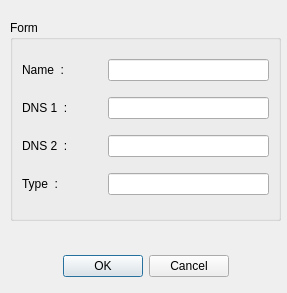
<?xml version="1.0" encoding="UTF-8"?>
<ui version="4.0">
 <class>Dialog</class>
 <widget class="QDialog" name="Dialog">
  <property name="geometry">
   <rect>
    <x>0</x>
    <y>0</y>
    <width>287</width>
    <height>293</height>
   </rect>
  </property>
  <property name="windowTitle">
   <string>Dialog</string>
  </property>
  <widget class="QDialogButtonBox" name="buttonBox">
   <property name="geometry">
    <rect>
     <x>10</x>
     <y>250</y>
     <width>271</width>
     <height>32</height>
    </rect>
   </property>
   <property name="orientation">
    <enum>Qt::Horizontal</enum>
   </property>
   <property name="standardButtons">
    <set>QDialogButtonBox::Cancel|QDialogButtonBox::Ok</set>
   </property>
   <property name="centerButtons">
    <bool>true</bool>
   </property>
  </widget>
  <widget class="QGroupBox" name="groupBox">
   <property name="geometry">
    <rect>
     <x>10</x>
     <y>20</y>
     <width>271</width>
     <height>201</height>
    </rect>
   </property>
   <property name="title">
    <string>Form</string>
   </property>
   <layout class="QGridLayout" name="gridLayout">
    <item row="1" column="0">
     <widget class="QLabel" name="label_2">
      <property name="text">
       <string>DNS 1  :</string>
      </property>
     </widget>
    </item>
    <item row="0" column="0">
     <widget class="QLabel" name="label">
      <property name="text">
       <string>Name  :</string>
      </property>
     </widget>
    </item>
    <item row="0" column="1" colspan="2">
     <widget class="QLineEdit" name="name_input"/>
    </item>
    <item row="3" column="1" colspan="2">
     <widget class="QLineEdit" name="type_input"/>
    </item>
    <item row="3" column="0">
     <widget class="QLabel" name="label_4">
      <property name="text">
       <string>Type  :</string>
      </property>
     </widget>
    </item>
    <item row="2" column="0">
     <widget class="QLabel" name="label_3">
      <property name="text">
       <string>DNS 2  :</string>
      </property>
     </widget>
    </item>
    <item row="1" column="1" colspan="2">
     <widget class="QLineEdit" name="dns1_input"/>
    </item>
    <item row="2" column="1" colspan="2">
     <widget class="QLineEdit" name="dns2_input"/>
    </item>
   </layout>
  </widget>
 </widget>
 <resources/>
 <connections>
  <connection>
   <sender>buttonBox</sender>
   <signal>accepted()</signal>
   <receiver>Dialog</receiver>
   <slot>accept()</slot>
   <hints>
    <hint type="sourcelabel">
     <x>248</x>
     <y>254</y>
    </hint>
    <hint type="destinationlabel">
     <x>157</x>
     <y>274</y>
    </hint>
   </hints>
  </connection>
  <connection>
   <sender>buttonBox</sender>
   <signal>rejected()</signal>
   <receiver>Dialog</receiver>
   <slot>reject()</slot>
   <hints>
    <hint type="sourcelabel">
     <x>316</x>
     <y>260</y>
    </hint>
    <hint type="destinationlabel">
     <x>286</x>
     <y>274</y>
    </hint>
   </hints>
  </connection>
 </connections>
</ui>
